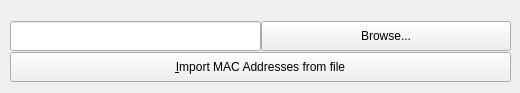
         <widget class="QWidget" name="tab_8" >
          <attribute name="title" >
           <string>File</string>
          </attribute>
          <widget class="QWidget" name="layoutWidget_3" >
           <property name="geometry" >
            <rect>
             <x>10</x>
             <y>20</y>
             <width>501</width>
             <height>64</height>
            </rect>
           </property>
           <layout class="QVBoxLayout" >
            <property name="spacing" >
             <number>0</number>
            </property>
            <property name="leftMargin" >
             <number>0</number>
            </property>
            <property name="topMargin" >
             <number>0</number>
            </property>
            <property name="rightMargin" >
             <number>0</number>
            </property>
            <property name="bottomMargin" >
             <number>0</number>
            </property>
            <item>
             <layout class="QHBoxLayout" >
              <property name="spacing" >
               <number>0</number>
              </property>
              <property name="leftMargin" >
               <number>0</number>
              </property>
              <property name="topMargin" >
               <number>0</number>
              </property>
              <property name="rightMargin" >
               <number>0</number>
              </property>
              <property name="bottomMargin" >
               <number>0</number>
              </property>
              <item>
               <widget class="QLineEdit" name="importmacfile" >
                <property name="sizePolicy" >
                 <sizepolicy vsizetype="Fixed" hsizetype="Fixed" >
                  <horstretch>0</horstretch>
                  <verstretch>0</verstretch>
                 </sizepolicy>
                </property>
                <property name="minimumSize" >
                 <size>
                  <width>60</width>
                  <height>30</height>
                 </size>
                </property>
                <property name="maximumSize" >
                 <size>
                  <width>32767</width>
                  <height>30</height>
                 </size>
                </property>
               </widget>
              </item>
              <item>
               <widget class="QPushButton" name="importfilebrowse" >
                <property name="sizePolicy" >
                 <sizepolicy vsizetype="Fixed" hsizetype="Fixed" >
                  <horstretch>0</horstretch>
                  <verstretch>0</verstretch>
                 </sizepolicy>
                </property>
                <property name="minimumSize" >
                 <size>
                  <width>50</width>
                  <height>30</height>
                 </size>
                </property>
                <property name="maximumSize" >
                 <size>
                  <width>32767</width>
                  <height>30</height>
                 </size>
                </property>
                <property name="text" >
                 <string>Browse...</string>
                </property>
               </widget>
              </item>
             </layout>
            </item>
            <item>
             <widget class="QPushButton" name="importmacs" >
              <property name="sizePolicy" >
               <sizepolicy vsizetype="Fixed" hsizetype="Fixed" >
                <horstretch>0</horstretch>
                <verstretch>0</verstretch>
               </sizepolicy>
              </property>
              <property name="minimumSize" >
               <size>
                <width>0</width>
                <height>30</height>
               </size>
              </property>
              <property name="maximumSize" >
               <size>
                <width>32767</width>
                <height>30</height>
               </size>
              </property>
              <property name="font" >
               <font/>
              </property>
              <property name="text" >
               <string>&amp;Import MAC Addresses from file</string>
              </property>
             </widget>
            </item>
           </layout>
          </widget>
         </widget>
